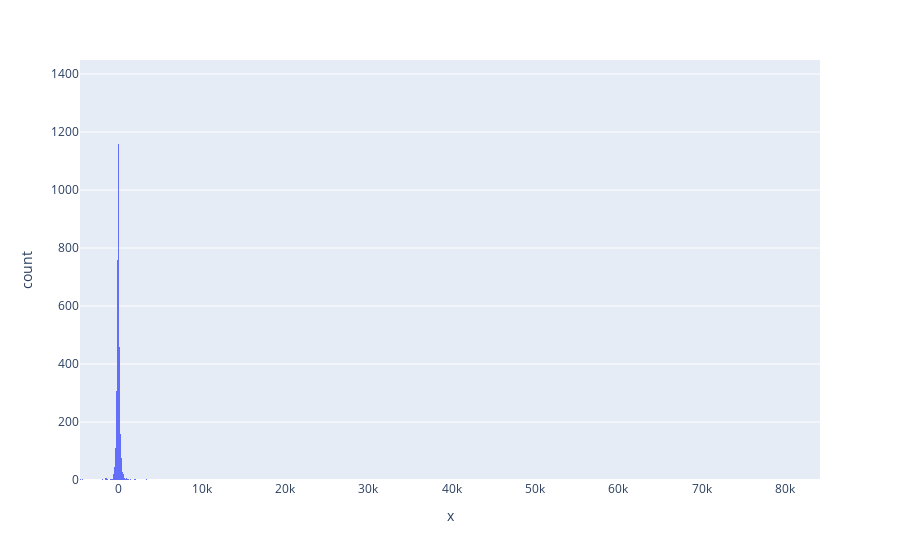

The notebook cell this image was saved under:
### Code cell
# let's plot the residuals
residuals = y_test - y_pred_test
px.histogram(x=residuals)

### Figure 1 — Plotly figure (JSON) as saved in the notebook; plotly's stock layout.template omitted (floating-point values rounded to 4 significant figures; data arrays with more than 128 entries replaced by an {"elided": "..."} marker saying what was removed)
{"data": [{"alignmentgroup": "True", "bingroup": "x", "hovertemplate": "x=%{x}<br>count=%{y}<extra></extra>", "legendgroup": "", "marker": {"color": "#636efa", "pattern": {"shape": ""}}, "name": "", "offsetgroup": "", "orientation": "v", "showlegend": false, "type": "histogram", "x": {"elided": "4637 float values"}, "xaxis": "x", "yaxis": "y"}], "layout": {"barmode": "relative", "legend": {"tracegroupgap": 0}, "margin": {"t": 60}, "xaxis": {"anchor": "y", "domain": [0, 1], "title": {"text": "x"}}, "yaxis": {"anchor": "x", "domain": [0, 1], "title": {"text": "count"}}}}
